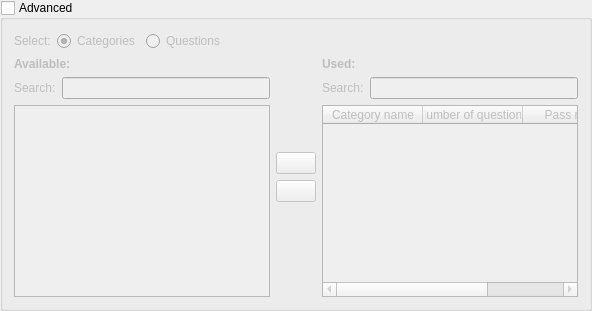
         <widget class="QGroupBox" name="TSAdvancedSetupGroupBox">
          <property name="title">
           <string>Advanced</string>
          </property>
          <property name="checkable">
           <bool>true</bool>
          </property>
          <property name="checked">
           <bool>false</bool>
          </property>
          <layout class="QVBoxLayout">
           <item>
            <layout class="QHBoxLayout">
             <item>
              <widget class="QLabel" name="label_advanced_select">
               <property name="text">
                <string>Select:</string>
               </property>
              </widget>
             </item>
             <item>
              <widget class="QRadioButton" name="rbtnSelectCategories">
               <property name="text">
                <string>Categories</string>
               </property>
               <property name="checked">
                <bool>true</bool>
               </property>
              </widget>
             </item>
             <item>
              <widget class="QRadioButton" name="rbtnSelectQuestions">
               <property name="text">
                <string>Questions</string>
               </property>
              </widget>
             </item>
             <item>
              <spacer>
               <property name="orientation">
                <enum>Qt::Horizontal</enum>
               </property>
               <property name="sizeHint" stdset="0">
                <size>
                 <width>40</width>
                 <height>20</height>
                </size>
               </property>
              </spacer>
             </item>
            </layout>
           </item>
           <item>
            <layout class="QHBoxLayout">
             <item>
              <layout class="QVBoxLayout">
               <item>
                <widget class="QLabel" name="label_exclude">
                 <property name="text">
                  <string>&lt;b&gt;Available:&lt;/b&gt;</string>
                 </property>
                </widget>
               </item>
               <item>
                <layout class="QHBoxLayout">
                 <item>
                  <widget class="QLabel" name="label_search_available">
                   <property name="text">
                    <string>Search:</string>
                   </property>
                  </widget>
                 </item>
                 <item>
                  <widget class="ExtendedLineEdit" name="TSSearchAvailableLineEdit">
                   <property name="statusTip">
                    <string>Type a keyword to filter the list below</string>
                   </property>
                  </widget>
                 </item>
                </layout>
               </item>
               <item>
                <widget class="MTListWidget" name="TSExcludeListWidget"/>
               </item>
              </layout>
             </item>
             <item>
              <layout class="QVBoxLayout">
               <item>
                <spacer>
                 <property name="orientation">
                  <enum>Qt::Vertical</enum>
                 </property>
                 <property name="sizeHint" stdset="0">
                  <size>
                   <width>20</width>
                   <height>40</height>
                  </size>
                 </property>
                </spacer>
               </item>
               <item>
                <widget class="QPushButton" name="btnAddToList">
                 <property name="icon">
                  <iconset resource="resources.qrc">
                   <normaloff>:/images/images/forward.png</normaloff>:/images/images/forward.png</iconset>
                 </property>
                 <property name="iconSize">
                  <size>
                   <width>16</width>
                   <height>16</height>
                  </size>
                 </property>
                </widget>
               </item>
               <item>
                <widget class="QPushButton" name="btnRemoveFromList">
                 <property name="icon">
                  <iconset resource="resources.qrc">
                   <normaloff>:/images/images/back.png</normaloff>:/images/images/back.png</iconset>
                 </property>
                 <property name="iconSize">
                  <size>
                   <width>16</width>
                   <height>16</height>
                  </size>
                 </property>
                </widget>
               </item>
               <item>
                <spacer>
                 <property name="orientation">
                  <enum>Qt::Vertical</enum>
                 </property>
                 <property name="sizeHint" stdset="0">
                  <size>
                   <width>20</width>
                   <height>40</height>
                  </size>
                 </property>
                </spacer>
               </item>
              </layout>
             </item>
             <item>
              <layout class="QVBoxLayout">
               <item>
                <widget class="QLabel" name="label_include">
                 <property name="text">
                  <string>&lt;b&gt;Used:&lt;/b&gt;</string>
                 </property>
                </widget>
               </item>
               <item>
                <layout class="QHBoxLayout">
                 <item>
                  <widget class="QLabel" name="label_search_used">
                   <property name="text">
                    <string>Search:</string>
                   </property>
                  </widget>
                 </item>
                 <item>
                  <widget class="ExtendedLineEdit" name="TSSearchUsedLineEdit">
                   <property name="statusTip">
                    <string>Type a keyword to filter the list below</string>
                   </property>
                  </widget>
                 </item>
                </layout>
               </item>
               <item>
                <widget class="MTTableWidget" name="TSIncludeTableWidget">
                 <property name="showGrid">
                  <bool>false</bool>
                 </property>
                 <column>
                  <property name="text">
                   <string>Category name</string>
                  </property>
                 </column>
                 <column>
                  <property name="text">
                   <string>Number of questions</string>
                  </property>
                 </column>
                 <column>
                  <property name="text">
                   <string>Pass mark</string>
                  </property>
                 </column>
                </widget>
               </item>
              </layout>
             </item>
            </layout>
           </item>
          </layout>
         </widget>
